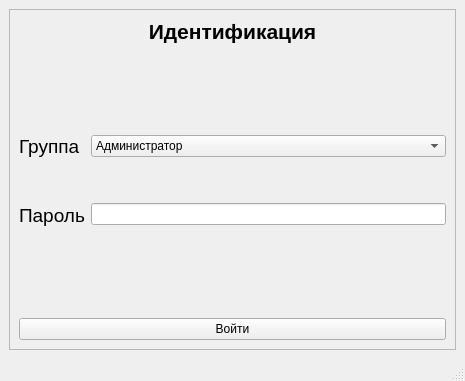
<?xml version="1.0" encoding="UTF-8"?>
<ui version="4.0">
 <class>MainWindow</class>
 <widget class="QMainWindow" name="MainWindow">
  <property name="geometry">
   <rect>
    <x>0</x>
    <y>0</y>
    <width>465</width>
    <height>381</height>
   </rect>
  </property>
  <property name="windowTitle">
   <string>АИС ФК Зенит</string>
  </property>
  <widget class="QWidget" name="centralwidget">
   <layout class="QGridLayout" name="gridLayout">
    <item row="0" column="0">
     <widget class="QFrame" name="frame">
      <property name="frameShape">
       <enum>QFrame::StyledPanel</enum>
      </property>
      <property name="frameShadow">
       <enum>QFrame::Raised</enum>
      </property>
      <layout class="QVBoxLayout" name="verticalLayout_3">
       <item>
        <widget class="QLabel" name="label">
         <property name="font">
          <font>
           <pointsize>16</pointsize>
           <weight>75</weight>
           <bold>true</bold>
          </font>
         </property>
         <property name="text">
          <string>Идентификация</string>
         </property>
         <property name="alignment">
          <set>Qt::AlignCenter</set>
         </property>
        </widget>
       </item>
       <item>
        <spacer name="verticalSpacer_2">
         <property name="orientation">
          <enum>Qt::Vertical</enum>
         </property>
         <property name="sizeHint" stdset="0">
          <size>
           <width>20</width>
           <height>40</height>
          </size>
         </property>
        </spacer>
       </item>
       <item>
        <layout class="QHBoxLayout" name="horizontalLayout">
         <item>
          <layout class="QVBoxLayout" name="verticalLayout_2">
           <item>
            <widget class="QLabel" name="lb_Group">
             <property name="font">
              <font>
               <pointsize>14</pointsize>
              </font>
             </property>
             <property name="text">
              <string>Группа</string>
             </property>
            </widget>
           </item>
           <item>
            <spacer name="verticalSpacer_4">
             <property name="orientation">
              <enum>Qt::Vertical</enum>
             </property>
             <property name="sizeType">
              <enum>QSizePolicy::Minimum</enum>
             </property>
             <property name="sizeHint" stdset="0">
              <size>
               <width>20</width>
               <height>40</height>
              </size>
             </property>
            </spacer>
           </item>
           <item>
            <widget class="QLabel" name="lb_Password">
             <property name="font">
              <font>
               <pointsize>14</pointsize>
              </font>
             </property>
             <property name="text">
              <string>Пароль</string>
             </property>
            </widget>
           </item>
          </layout>
         </item>
         <item>
          <layout class="QVBoxLayout" name="verticalLayout">
           <item>
            <widget class="QComboBox" name="cb_User">
             <item>
              <property name="text">
               <string>Администратор</string>
              </property>
             </item>
             <item>
              <property name="text">
               <string>Пользователь</string>
              </property>
             </item>
            </widget>
           </item>
           <item>
            <spacer name="verticalSpacer">
             <property name="orientation">
              <enum>Qt::Vertical</enum>
             </property>
             <property name="sizeType">
              <enum>QSizePolicy::Minimum</enum>
             </property>
             <property name="sizeHint" stdset="0">
              <size>
               <width>20</width>
               <height>40</height>
              </size>
             </property>
            </spacer>
           </item>
           <item>
            <widget class="QLineEdit" name="le_Password">
             <property name="inputMask">
              <string/>
             </property>
             <property name="echoMode">
              <enum>QLineEdit::Password</enum>
             </property>
            </widget>
           </item>
          </layout>
         </item>
        </layout>
       </item>
       <item>
        <spacer name="verticalSpacer_3">
         <property name="orientation">
          <enum>Qt::Vertical</enum>
         </property>
         <property name="sizeHint" stdset="0">
          <size>
           <width>20</width>
           <height>40</height>
          </size>
         </property>
        </spacer>
       </item>
       <item>
        <widget class="QPushButton" name="btn_Enter">
         <property name="text">
          <string>Войти</string>
         </property>
        </widget>
       </item>
      </layout>
     </widget>
    </item>
   </layout>
  </widget>
  <widget class="QMenuBar" name="menubar">
   <property name="geometry">
    <rect>
     <x>0</x>
     <y>0</y>
     <width>465</width>
     <height>22</height>
    </rect>
   </property>
  </widget>
  <widget class="QStatusBar" name="statusbar"/>
 </widget>
 <resources/>
 <connections/>
</ui>
